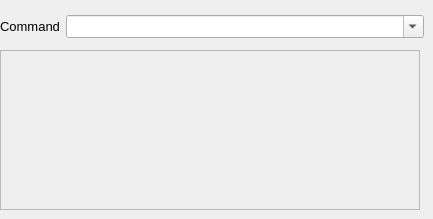
        <widget class="QWidget" name="tabCommand">
         <attribute name="title">
          <string>Command</string>
         </attribute>
         <widget class="QWidget" name="layoutWidget">
          <property name="geometry">
           <rect>
            <x>0</x>
            <y>10</y>
            <width>424</width>
            <height>33</height>
           </rect>
          </property>
          <layout class="QHBoxLayout" name="layoutManualGCode">
           <item>
            <widget class="QLabel" name="labelCommand">
             <property name="font">
              <font>
               <pointsize>10</pointsize>
              </font>
             </property>
             <property name="text">
              <string>Command</string>
             </property>
             <property name="alignment">
              <set>Qt::AlignCenter</set>
             </property>
            </widget>
           </item>
           <item>
            <widget class="QComboBox" name="comboCommand">
             <property name="sizePolicy">
              <sizepolicy hsizetype="Expanding" vsizetype="Fixed">
               <horstretch>0</horstretch>
               <verstretch>0</verstretch>
              </sizepolicy>
             </property>
             <property name="minimumSize">
              <size>
               <width>140</width>
               <height>0</height>
              </size>
             </property>
             <property name="font">
              <font>
               <pointsize>10</pointsize>
              </font>
             </property>
             <property name="editable">
              <bool>true</bool>
             </property>
             <property name="maxVisibleItems">
              <number>12</number>
             </property>
            </widget>
           </item>
          </layout>
         </widget>
         <widget class="QListWidget" name="statusList">
          <property name="enabled">
           <bool>false</bool>
          </property>
          <property name="geometry">
           <rect>
            <x>0</x>
            <y>50</y>
            <width>420</width>
            <height>160</height>
           </rect>
          </property>
          <property name="font">
           <font>
            <pointsize>10</pointsize>
           </font>
          </property>
          <property name="horizontalScrollBarPolicy">
           <enum>Qt::ScrollBarAsNeeded</enum>
          </property>
          <property name="autoScrollMargin">
           <number>16</number>
          </property>
          <property name="selectionMode">
           <enum>QAbstractItemView::NoSelection</enum>
          </property>
          <property name="horizontalScrollMode">
           <enum>QAbstractItemView::ScrollPerPixel</enum>
          </property>
          <property name="movement">
           <enum>QListView::Static</enum>
          </property>
          <property name="isWrapping" stdset="0">
           <bool>false</bool>
          </property>
          <property name="resizeMode">
           <enum>QListView::Adjust</enum>
          </property>
          <property name="layoutMode">
           <enum>QListView::SinglePass</enum>
          </property>
          <property name="wordWrap">
           <bool>false</bool>
          </property>
         </widget>
        </widget>
